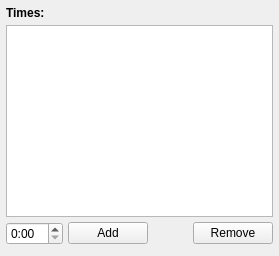
                <widget class="QWidget" name="sync_times">
                 <attribute name="title">
                  <string>Sync times</string>
                 </attribute>
                 <layout class="QVBoxLayout">
                  <property name="spacing">
                   <number>5</number>
                  </property>
                  <property name="margin">
                   <number>6</number>
                  </property>
                  <item>
                   <widget class="QLabel" name="label_15">
                    <property name="text">
                     <string>&lt;b&gt;Times:&lt;/b&gt;</string>
                    </property>
                   </widget>
                  </item>
                  <item>
                   <widget class="QListWidget" name="sched_time_lw">
                    <property name="statusTip">
                     <string>List of sync times</string>
                    </property>
                   </widget>
                  </item>
                  <item>
                   <layout class="QGridLayout">
                    <item row="0" column="2">
                     <spacer>
                      <property name="orientation">
                       <enum>Qt::Horizontal</enum>
                      </property>
                      <property name="sizeHint" stdset="0">
                       <size>
                        <width>40</width>
                        <height>20</height>
                       </size>
                      </property>
                     </spacer>
                    </item>
                    <item row="0" column="1">
                     <widget class="QPushButton" name="sched_add_time">
                      <property name="statusTip">
                       <string>Add a sync time</string>
                      </property>
                      <property name="text">
                       <string>Add</string>
                      </property>
                      <property name="icon">
                       <iconset resource="../resources.qrc">
                        <normaloff>:/new/prefix1/images/add.png</normaloff>:/new/prefix1/images/add.png</iconset>
                      </property>
                     </widget>
                    </item>
                    <item row="0" column="0">
                     <widget class="QTimeEdit" name="sched_time_edit">
                      <property name="statusTip">
                       <string>Set sync time</string>
                      </property>
                      <property name="displayFormat">
                       <string>H:mm</string>
                      </property>
                     </widget>
                    </item>
                    <item row="0" column="3">
                     <widget class="QPushButton" name="sched_remove_time">
                      <property name="statusTip">
                       <string>Remove the selected sync times</string>
                      </property>
                      <property name="text">
                       <string>Remove</string>
                      </property>
                      <property name="icon">
                       <iconset resource="../resources.qrc">
                        <normaloff>:/new/prefix1/images/remove.png</normaloff>:/new/prefix1/images/remove.png</iconset>
                      </property>
                     </widget>
                    </item>
                   </layout>
                  </item>
                  <item>
                   <widget class="MTAdvancedGroupBox" name="sched_dates_agb" native="true"/>
                  </item>
                 </layout>
                </widget>
